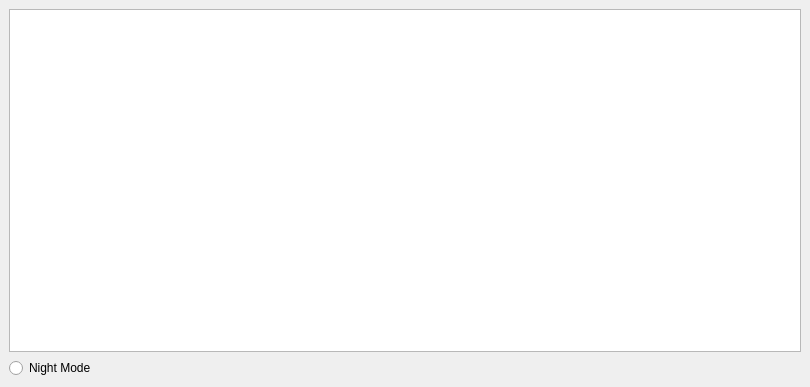
<?xml version="1.0" encoding="UTF-8"?>
<ui version="4.0">
 <class>MainWindow</class>
 <widget class="QMainWindow" name="MainWindow">
  <property name="geometry">
   <rect>
    <x>0</x>
    <y>0</y>
    <width>810</width>
    <height>387</height>
   </rect>
  </property>
  <property name="windowTitle">
   <string>MainWindow</string>
  </property>
  <widget class="QWidget" name="centralwidget">
   <layout class="QVBoxLayout" name="verticalLayout_2">
    <item>
     <layout class="QVBoxLayout" name="verticalLayout">
      <item>
       <widget class="QTableWidget" name="tableWidget"/>
      </item>
      <item>
       <widget class="QRadioButton" name="darkModeButton">
        <property name="text">
         <string>Night Mode</string>
        </property>
       </widget>
      </item>
      
     </layout>
    </item>
   </layout>
  </widget>
 </widget>
 <resources/>
 <connections/>
</ui>
